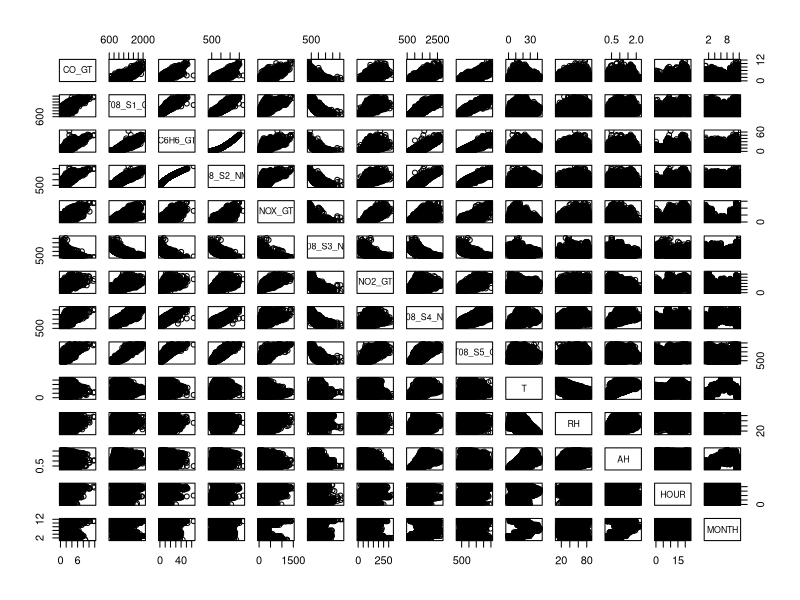
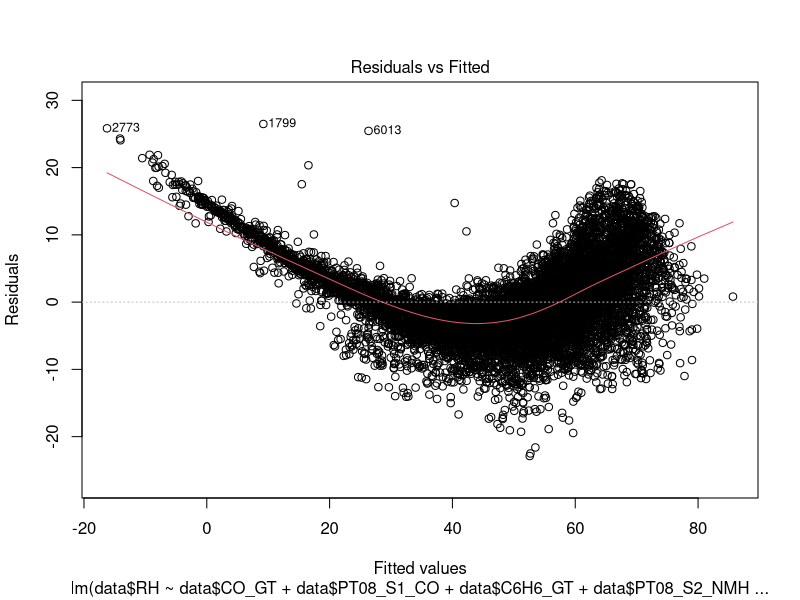
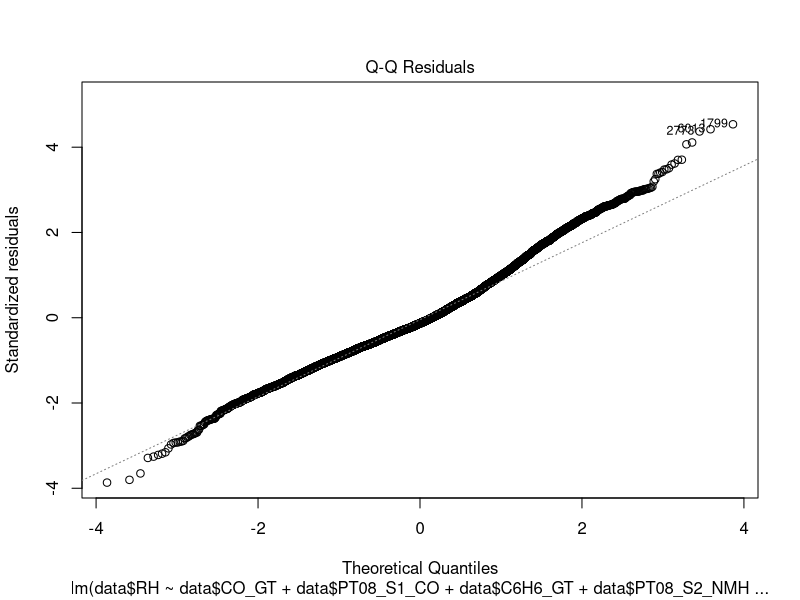
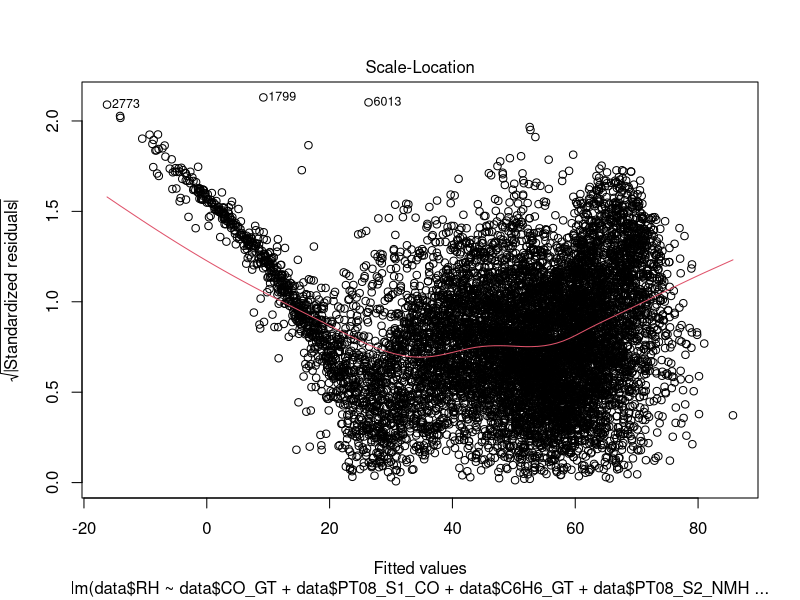
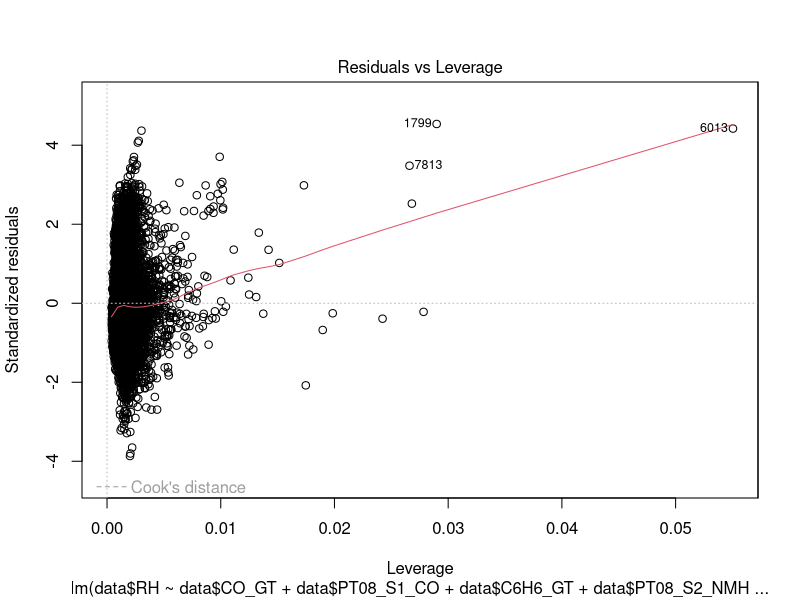
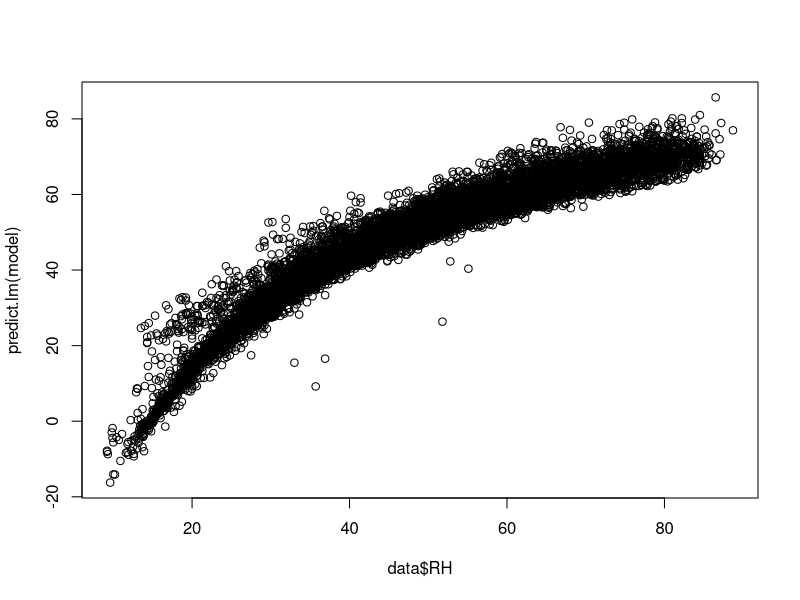

Reproduce these figures in R, in order.
library(readxl)
library(Metrics)
data <- read_excel("AirQualityUCI_cleaned.xlsx")
View(data)

dim(data)

summary(data)

# making matrix of the important data

pollutiondata <- cbind(data$CO_GT,
                        data$PT08_S1_CO,
                        data$C6H6_GT,
                        data$PT08_S2_NMHC,
                        data$NOX_GT,
                        data$PT08_S3_NOX,
                        data$NO2_GT,
                        data$PT08_S4_NO2,
                        data$PT08_S5_O3,
                        data$T,
                        data$RH,
                        data$AH,
                        data$HOUR,
                        data$MONTH)

View(pollutiondata)

summary(pollutiondata)

cor(data)
pairs(data)
# making a linear model for the prediction of relative humidity
# with all the rest of the data points as the inputs for the model

model <- lm(data$RH ~ data$CO_GT + data$PT08_S1_CO + data$C6H6_GT + data$PT08_S2_NMHC + data$NOX_GT + data$PT08_S3_NOX + data$NO2_GT + data$PT08_S4_NO2 + data$PT08_S5_O3 + data$T + data$AH + data$HOUR + data$MONTH) # nolint: line_length_linter.

summary(model)
plot(model)
anova(model)

predict.lm(model)

plot(data$RH, predict.lm(model))

coef(model)

rmse(predict.lm(model), data$RH)
